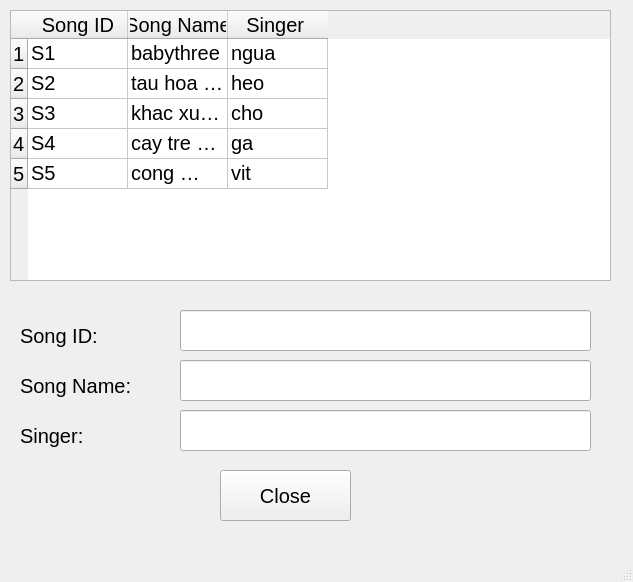
<?xml version="1.0" encoding="UTF-8"?>
<ui version="4.0">
 <class>MainWindow</class>
 <widget class="QMainWindow" name="MainWindow">
  <property name="geometry">
   <rect>
    <x>0</x>
    <y>0</y>
    <width>633</width>
    <height>582</height>
   </rect>
  </property>
  <property name="windowTitle">
   <string>MainWindow</string>
  </property>
  <widget class="QWidget" name="centralwidget">
   <widget class="QTableWidget" name="tableWidget">
    <property name="geometry">
     <rect>
      <x>10</x>
      <y>10</y>
      <width>601</width>
      <height>271</height>
     </rect>
    </property>
    <property name="font">
     <font>
      <pointsize>15</pointsize>
     </font>
    </property>
    <row>
     <property name="text">
      <string>1</string>
     </property>
    </row>
    <row>
     <property name="text">
      <string>2</string>
     </property>
    </row>
    <row>
     <property name="text">
      <string>3</string>
     </property>
    </row>
    <row>
     <property name="text">
      <string>4</string>
     </property>
    </row>
    <row>
     <property name="text">
      <string>5</string>
     </property>
    </row>
    <column>
     <property name="text">
      <string>Song ID</string>
     </property>
    </column>
    <column>
     <property name="text">
      <string>Song Name</string>
     </property>
    </column>
    <column>
     <property name="text">
      <string>Singer </string>
     </property>
    </column>
    <item row="0" column="0">
     <property name="text">
      <string>S1</string>
     </property>
    </item>
    <item row="0" column="1">
     <property name="text">
      <string>babythree</string>
     </property>
    </item>
    <item row="0" column="2">
     <property name="text">
      <string>ngua</string>
     </property>
    </item>
    <item row="1" column="0">
     <property name="text">
      <string>S2</string>
     </property>
    </item>
    <item row="1" column="1">
     <property name="text">
      <string>tau hoa nhap ma</string>
     </property>
    </item>
    <item row="1" column="2">
     <property name="text">
      <string>heo</string>
     </property>
    </item>
    <item row="2" column="0">
     <property name="text">
      <string>S3</string>
     </property>
    </item>
    <item row="2" column="1">
     <property name="text">
      <string>khac xuat khac nhap</string>
     </property>
    </item>
    <item row="2" column="2">
     <property name="text">
      <string>cho</string>
     </property>
    </item>
    <item row="3" column="0">
     <property name="text">
      <string>S4</string>
     </property>
    </item>
    <item row="3" column="1">
     <property name="text">
      <string>cay tre tram dot</string>
     </property>
    </item>
    <item row="3" column="2">
     <property name="text">
      <string>ga</string>
     </property>
    </item>
    <item row="4" column="0">
     <property name="text">
      <string>S5</string>
     </property>
    </item>
    <item row="4" column="1">
     <property name="text">
      <string>cong chua ngu trong rung</string>
     </property>
    </item>
    <item row="4" column="2">
     <property name="text">
      <string>vit</string>
     </property>
    </item>
   </widget>
   <widget class="QLabel" name="label">
    <property name="geometry">
     <rect>
      <x>20</x>
      <y>320</y>
      <width>151</width>
      <height>31</height>
     </rect>
    </property>
    <property name="font">
     <font>
      <pointsize>15</pointsize>
     </font>
    </property>
    <property name="text">
     <string>Song ID:</string>
    </property>
   </widget>
   <widget class="QLabel" name="label_2">
    <property name="geometry">
     <rect>
      <x>20</x>
      <y>370</y>
      <width>151</width>
      <height>31</height>
     </rect>
    </property>
    <property name="font">
     <font>
      <pointsize>15</pointsize>
     </font>
    </property>
    <property name="text">
     <string>Song Name:</string>
    </property>
   </widget>
   <widget class="QLabel" name="label_3">
    <property name="geometry">
     <rect>
      <x>20</x>
      <y>420</y>
      <width>151</width>
      <height>31</height>
     </rect>
    </property>
    <property name="font">
     <font>
      <pointsize>15</pointsize>
     </font>
    </property>
    <property name="text">
     <string>Singer:</string>
    </property>
   </widget>
   <widget class="QLineEdit" name="lineEditSongID">
    <property name="geometry">
     <rect>
      <x>180</x>
      <y>310</y>
      <width>411</width>
      <height>41</height>
     </rect>
    </property>
   </widget>
   <widget class="QLineEdit" name="lineEditSongName">
    <property name="geometry">
     <rect>
      <x>180</x>
      <y>360</y>
      <width>411</width>
      <height>41</height>
     </rect>
    </property>
   </widget>
   <widget class="QLineEdit" name="lineEditSinger">
    <property name="geometry">
     <rect>
      <x>180</x>
      <y>410</y>
      <width>411</width>
      <height>41</height>
     </rect>
    </property>
   </widget>
   <widget class="QPushButton" name="pushButton">
    <property name="geometry">
     <rect>
      <x>220</x>
      <y>470</y>
      <width>131</width>
      <height>51</height>
     </rect>
    </property>
    <property name="font">
     <font>
      <pointsize>15</pointsize>
     </font>
    </property>
    <property name="text">
     <string>Close</string>
    </property>
   </widget>
  </widget>
  <widget class="QMenuBar" name="menubar">
   <property name="geometry">
    <rect>
     <x>0</x>
     <y>0</y>
     <width>633</width>
     <height>26</height>
    </rect>
   </property>
  </widget>
  <widget class="QStatusBar" name="statusbar"/>
 </widget>
 <resources/>
 <connections>
  <connection>
   <sender>pushButton</sender>
   <signal>clicked()</signal>
   <receiver>MainWindow</receiver>
   <slot>close()</slot>
   <hints>
    <hint type="sourcelabel">
     <x>285</x>
     <y>521</y>
    </hint>
    <hint type="destinationlabel">
     <x>316</x>
     <y>290</y>
    </hint>
   </hints>
  </connection>
 </connections>
</ui>
